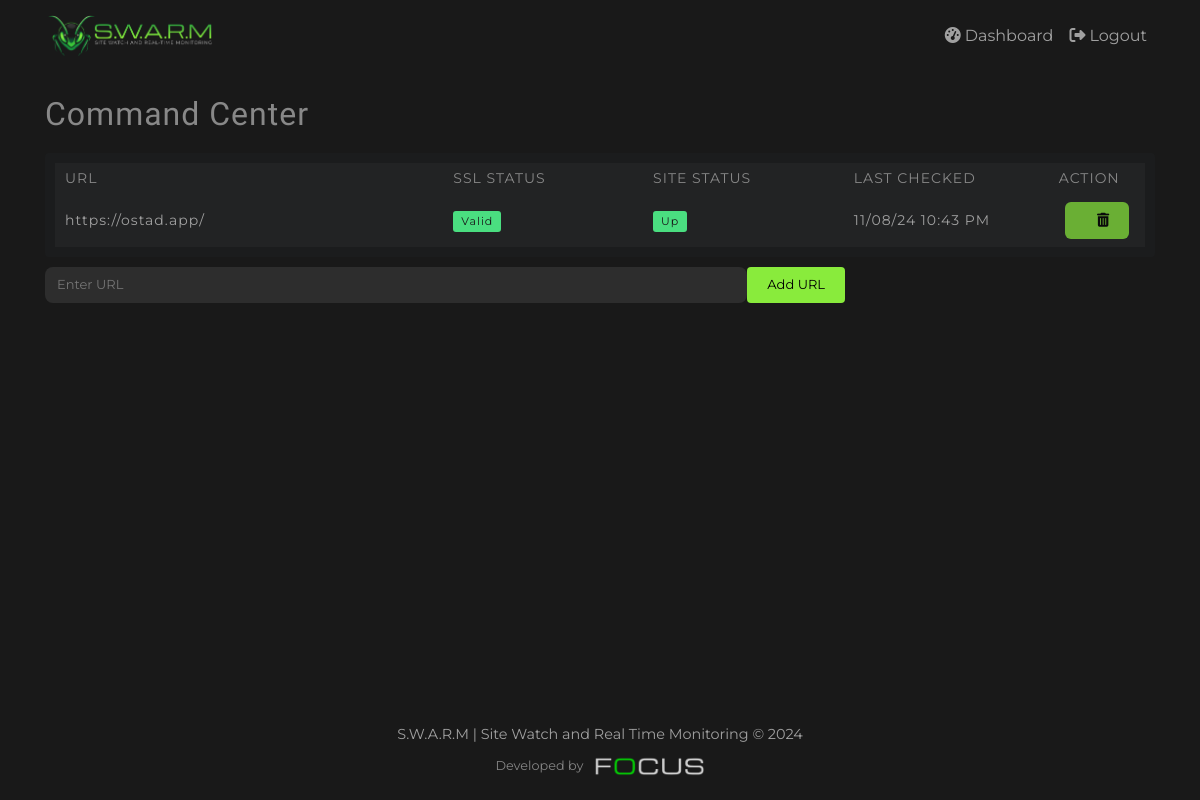
Page /dashboard (signed in) on the committed database.
### models.py (models this page shows)
class URLMonitor(db.Model):
    __tablename__ = 'url_monitor'
    id = db.Column(db.Integer, primary_key=True)
    url = db.Column(db.String(200), nullable=False)
    site_status = db.Column(db.String(20), nullable=False, default="Unknown")
    ssl_status = db.Column(db.String(20), nullable=False, default="Unknown")
    last_checked = db.Column(db.DateTime)
    user_id = db.Column(db.Integer, db.ForeignKey('user.id'), nullable=False)

### app.py (the view)
@app.route('/dashboard')
@login_required
def dashboard():
    monitors = URLMonitor.query.filter_by(user_id=current_user.id).all()
    return render_template('dashboard.html', monitors=monitors)

### app.py (called while the page is built)
@login_manager.user_loader
def load_user(user_id):
    return db.session.get(User, int(user_id))

### templates/dashboard.html
{% extends "base.html" %}
{% block content %}
<div class="command-center">
    <h1>Command Center</h1>
    <div class="monitor-container">
        <table class="monitor-table">
            <thead>
                <tr>
                    <th class="url-column">URL</th>
                    <th class="status-column">SSL STATUS</th>
                    <th class="status-column">SITE STATUS</th>
                    <th class="time-column">LAST CHECKED</th>
                    <th class="action-column">ACTION</th>
                </tr>
            </thead>
            <tbody>
                {% for monitor in monitors %}
                <tr>
                    <td>{{ monitor.url }}</td>
                    <td>
                        {% if monitor.ssl_status == "Valid" %}
                        <span class="status-pill valid">Valid</span>
                        {% else %}
                        <span class="status-pill invalid">Invalid</span>
                        {% endif %}
                    </td>
                    <td>
                        {% if monitor.site_status == "Online" %}
                        <span class="status-pill up">Up</span>
                        {% else %}
                        <span class="status-pill down">Down</span>
                        {% endif %}
                    </td>
                    <td>
                        {% if monitor.last_checked %}
                            {{ monitor.last_checked.strftime('%m/%d/%y %I:%M %p') }}
                        {% else %}
                            Not checked yet
                        {% endif %}
                    </td>
                    <td>
                        <form action="{{ url_for('delete_url', monitor_id=monitor.id) }}" method="POST" style="display: inline;">
                            <button type="submit" class="delete-btn" onclick="return confirm('Remove this URL from monitoring?');">
                                <i class="fas fa-trash-alt"></i>
                            </button>
                        </form>
                    </td>
                </tr>
                {% endfor %}
            </tbody>
        </table>
    </div>
    <div class="url-input-container">
        <form action="{{ url_for('add_url') }}" method="POST" style="display: flex; width: 100%;">
            <input type="text" name="url" placeholder="Enter URL" class="url-input" required>
            <button type="submit" class="add-url-btn">Add URL</button>
        </form>
    </div>
</div>
{% endblock %}

### static/css/style.css (style rules this page uses)
:root { --swarm-green: #89eb3c; --swarm-bg: #191919; --swarm-dark: #191919; --swarm-light: #2d2d2d; --swarm-grey: #a0a0a0; }
body { background-color: var(--swarm-bg); color: var(--swarm-grey); min-height: 100vh; display: flex; flex-direction: column; font-family: 'Montserrat', sans-serif; }
input { background-color: #c9c9c9 !important; }
input:not(:placeholder-shown) { background-color: #c9c9c9 !important; }
.command-center { font-family: 'Michroma', sans-serif; color: var(--swarm-grey); margin-bottom: 1.5rem; letter-spacing: 1px; font-size: 2rem; }
body { min-height: 100vh; display: flex; flex-direction: column; }
input { transition: background-color 5000s ease-in-out 0s !important; }
.url-input { background-color: #2d2d2d !important; border: none !important; color: #ffffff !important; padding: 1rem 1.5rem; height: auto; border-radius: 8px !important; outline: none !important; }
.btn-signup, input[type="submit"], button[type="submit"], .sign-up-btn, form button, form input[type="submit"] { max-width: 70%; margin: 0; margin-left: 0; display: block; background-color: var(--swarm-green) !important; border-color: var(--swarm-green) !important; color: #000000 !important; padding: 0.5rem 2rem; border-radius: 6px; transition: all 0.3s ease; }
.monitor-container { background: rgba(32, 33, 35, 0.4); border-radius: 4px; padding: clamp(8px, 2vw, 10px); margin: clamp(8px, 2vw, 10px) 0; width: 100%; overflow-x: auto; }
.monitor-table { width: 100%; min-width: 600px; border-collapse: collapse; font-size: clamp(12px, 1.2vw, 14px); font-family: 'Montserrat', sans-serif; }
.monitor-table th { color: #888; text-align: left; padding: clamp(4px, 1vw, 5px) clamp(8px, 1.5vw, 10px); font-weight: normal; white-space: nowrap; }
.monitor-table td { padding: clamp(4px, 1vw, 5px) clamp(8px, 1.5vw, 10px); }
.monitor-table .url-column { width: 40%; max-width: 400px; overflow: hidden; text-overflow: ellipsis; white-space: nowrap; }
.monitor-table .status-column { width: 20%; }
.monitor-table .time-column { width: 20%; }
.status-pill { padding: 2px 8px; border-radius: 3px; font-size: clamp(10px, 1vw, 11px); display: inline-block; white-space: nowrap; font-family: 'Montserrat', sans-serif; }
.status-pill.valid, .status-pill.up { background: #4ade80; color: #1a1a1a; }
.url-input { background: rgba(40, 41, 45, 0.8); border: 1px solid rgba(255, 255, 255, 0.1); color: white; padding: clamp(4px, 1vw, 5px) clamp(8px, 1.5vw, 10px); border-radius: 3px; font-size: clamp(12px, 1.2vw, 13px); flex: 1; min-width: 200px; font-family: 'Montserrat', sans-serif; }
.add-url-btn { background: #4ade80; color: #1a1a1a; border: none; padding: clamp(4px, 1vw, 5px) clamp(12px, 2vw, 15px); border-radius: 3px; cursor: pointer; font-size: clamp(12px, 1.2vw, 13px); white-space: nowrap; font-family: 'Montserrat', sans-serif; }
@media (hover: none) { .monitor-container { -webkit-overflow-scrolling: touch; } }
.command-center h1 { font-family: 'Michroma', sans-serif; font-size: clamp(24px, 3vw, 32px); color: #888; margin-bottom: 20px; font-weight: normal; letter-spacing: 1px; }
.monitor-table, .url-input, .add-url-btn, .status-pill { font-family: 'Montserrat', sans-serif; }
.monitor-table tr { background: rgba(255, 255, 255, 0.03); }
.monitor-table td { padding: 8px 10px; }
.delete-btn { background: none; border: none; color: #666; cursor: pointer; padding: 5px; opacity: 0.7; transition: all 0.2s ease; }
.monitor-table td:last-child { width: 40px; text-align: center; }
.btn-signup, input[type="submit"], button[type="submit"], .sign-up-btn, form button, form input[type="submit"] { max-width: 70%; margin: 0 auto; display: block; background-color: var(--swarm-green) !important; border-color: var(--swarm-green) !important; color: #000000 !important; padding: 0.5rem 2rem; border-radius: 6px; transition: all 0.3s ease; }
.url-input-container { display: flex; gap: 10px; max-width: 800px; margin-bottom: 20px; }
.url-input-container input { flex: 1; background: rgba(32, 33, 35, 0.4); border: none; border-radius: 4px; padding: 8px 12px; color: #fff; }
.url-input-container .add-url-btn { background: #89eb3c; color: #1a1a1a; border: none; border-radius: 4px; padding: 8px 20px; cursor: pointer; transition: all 0.3s ease; white-space: nowrap; }

### rows in the picture
URLMonitor: url "https://ostad.app/", ssl_status "Valid", site_status "Up", last_checked "11/08/24 10:43 PM"
